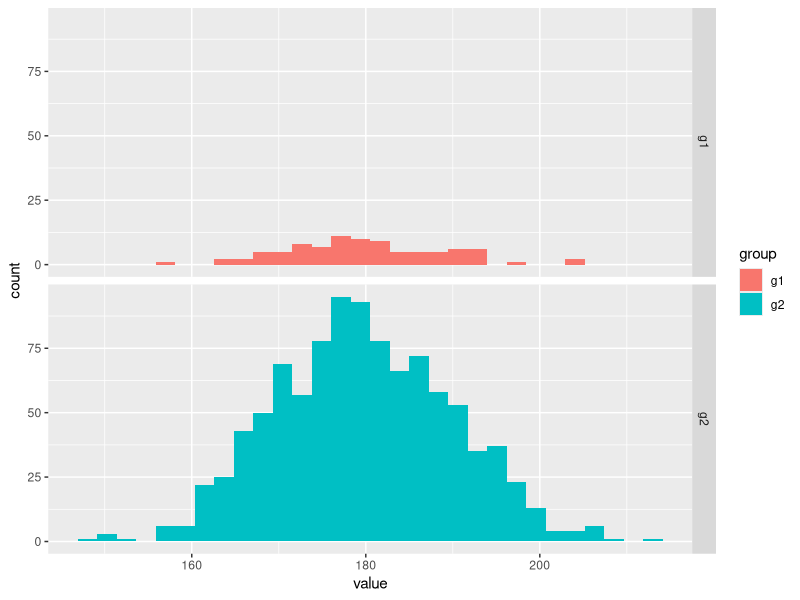
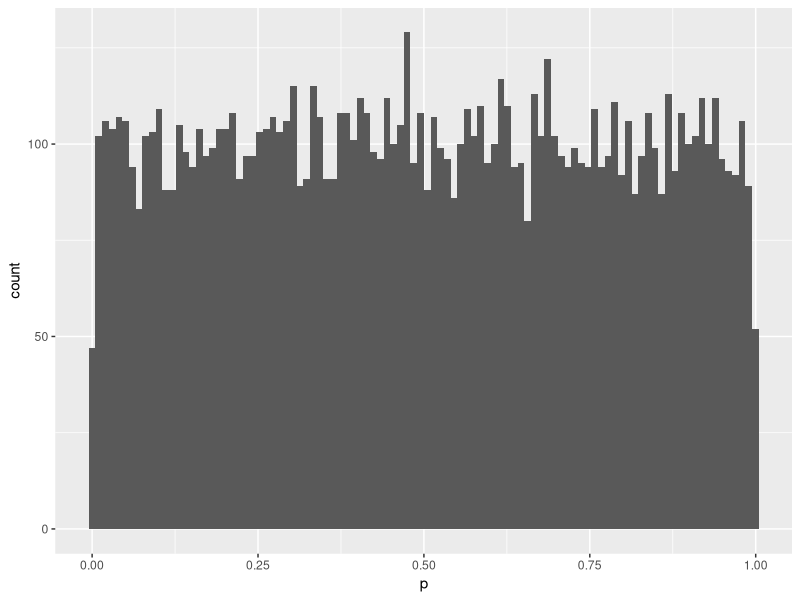
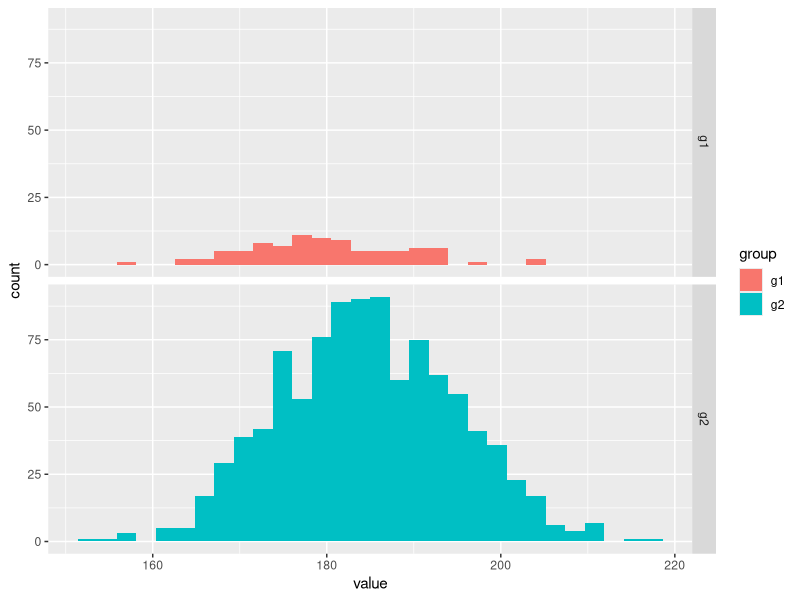
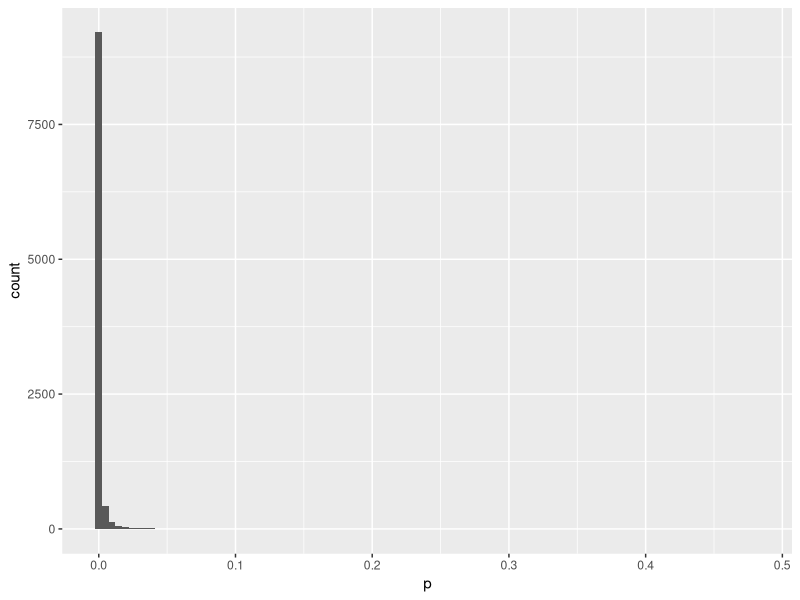
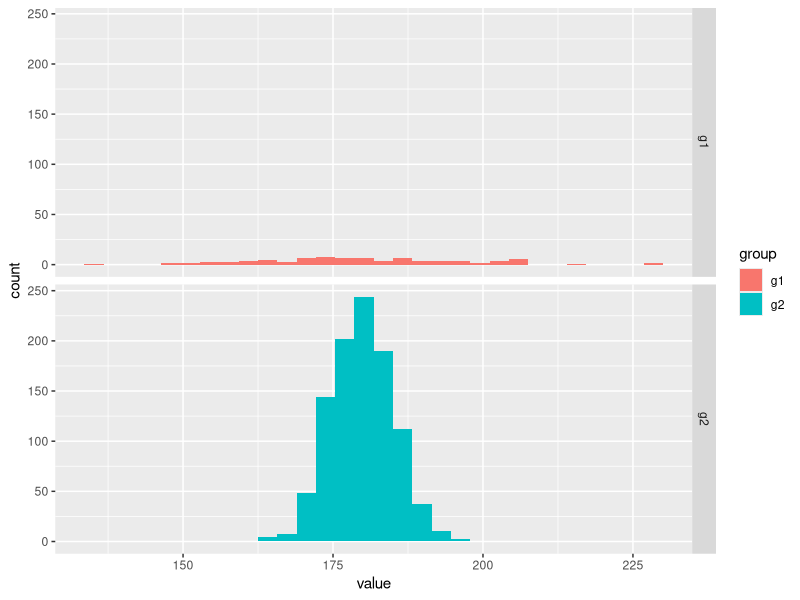
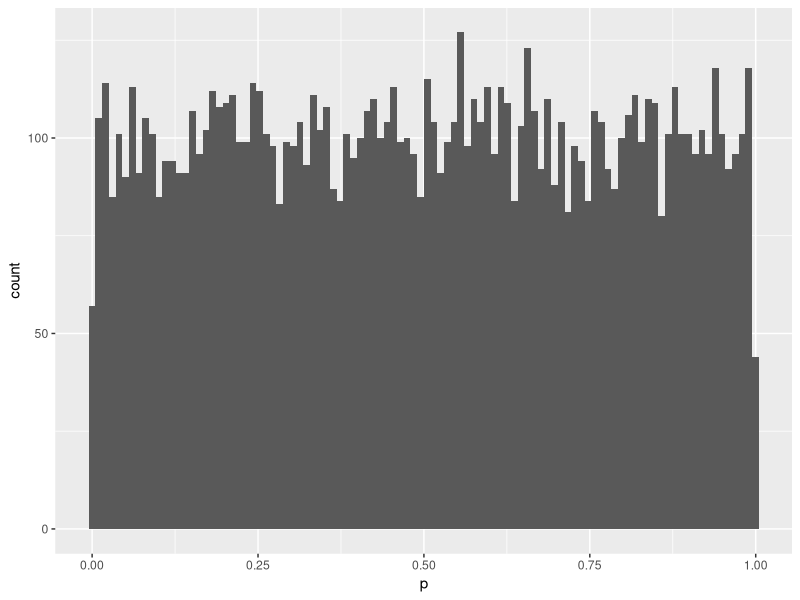
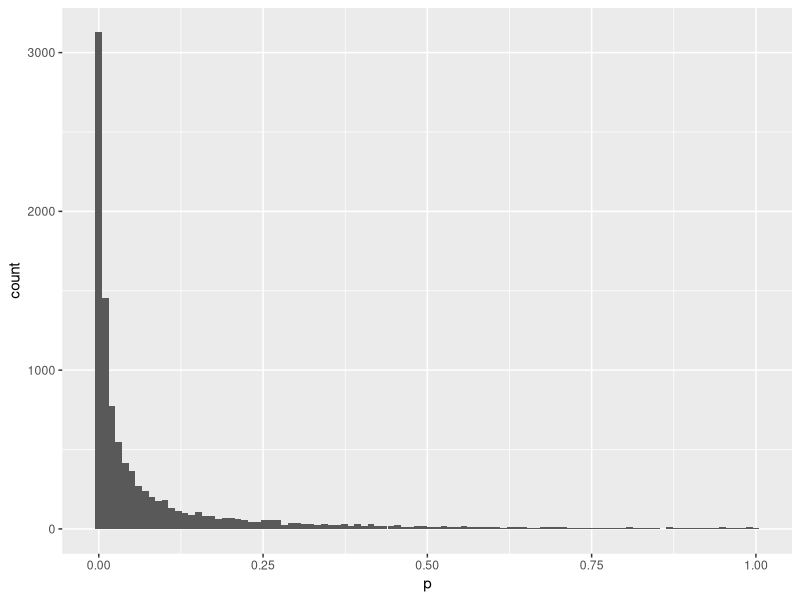
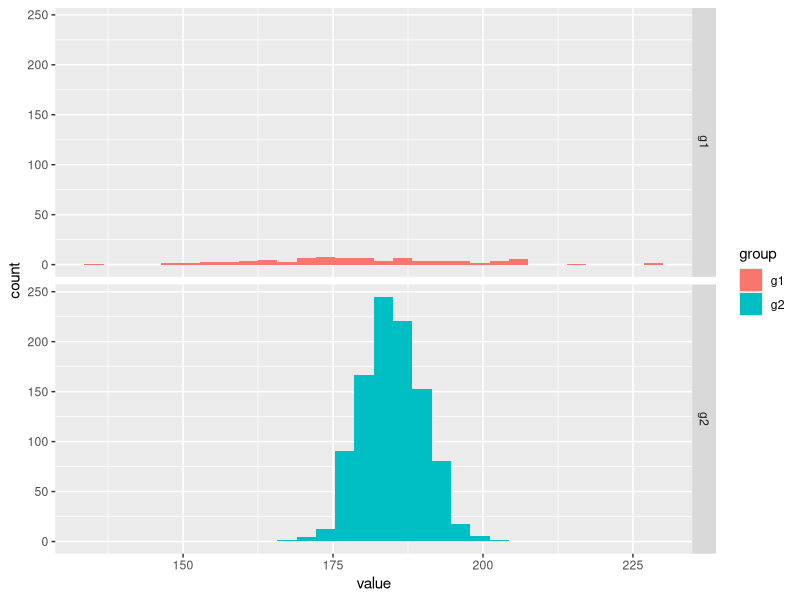

These figures' R source, in order: (Note: a time limit stopped this script after it produced the figures.)
## ---- chunk 1

library(tidyverse)

set.seed(0)

g1 <- data.frame(group = "g1", value = rnorm(n = 90,  mean = 180, sd = 10 ))
g2 <- data.frame(group = "g2", value = rnorm(n = 1000,  mean = 180, sd = 10 ))

x <- rbind(g1,g2)

t.test(formula = value ~ group, data = x)

t.test(x = g1$value, y=g2$value)

r <- t.test(x = g1$value, y=g2$value)
names(r)
r$p.value

ggplot(data = x, mapping = aes(x=value, fill=group)) + geom_histogram() + facet_grid(group ~.)

## ---- chunk 2
group_comparison_10ksim <- function(g1_mean, g1_sd, g2_mean, g2_sd, n = 10^4, test_method = t.test){
  set.seed(0)
  
  p_results <- vector('double', length = n)
  for (i in 1:n){
    g1 <- data.frame(group = "g1", value = rnorm(n = 90,  mean = g1_mean, sd = g1_sd ))
    g2 <- data.frame(group = "g2", value = rnorm(n = 1000,  mean = g2_mean, sd = g2_sd ))
    
    x <- rbind(g1,g2)
    
    result <- test_method(formula = value ~ group, data = x)
    p_results[[i]] <- result$p.value
  }
  result <- data.frame(p_results)
  names(result) <- 'p'
  return(result)
}
## ---- chunk 3

p_results_true <- group_comparison_10ksim(180, 10, 180, 10)

ggplot(p_results_true, aes(x = p)) + geom_histogram(bins = 100)

## ---- chunk 4
sum(p_results_true[p_results_true < 0.05])
## ---- chunk 5

library(tidyverse)

set.seed(0)

g1 <- data.frame(group = "g1", value = rnorm(n = 90,  mean = 180, sd = 10 ))
g2 <- data.frame(group = "g2", value = rnorm(n = 1000,  mean = 185, sd = 10 ))

x <- rbind(g1,g2)

t.test(x = g1$value, y=g2$value)

ggplot(data = x, mapping = aes(x=value, fill=group)) + geom_histogram() + facet_grid(group ~.)

## ---- chunk 6

library(tidyverse)

p_results_false = group_comparison_10ksim(180, 10, 185, 10)
ggplot(p_results_false, aes(x = p)) + geom_histogram(bins = 100)

## ---- chunk 7
sum(p_results_false[p_results_false > 0.05])
## ---- chunk 8

library(tidyverse)

set.seed(0)

g1 <- data.frame(group = "g1", value = rnorm(n = 90,   mean=180, sd=20))
g2 <- data.frame(group = "g2", value = rnorm(n = 1000, mean=180, sd=5))

x <- rbind(g1,g2)

t.test(x = g1$value, y=g2$value)

ggplot(data = x, mapping = aes(x=value, fill=group)) + geom_histogram() + facet_grid(group ~.)

## ---- chunk 9

library(tidyverse)


p_results_true_va = group_comparison_10ksim(180, 20, 180, 5)
ggplot(p_results_true_va, aes(x = p)) + geom_histogram(bins = 100)


## ---- chunk 10
sum(p_results_true_va[p_results_true_va < 0.05])
## ---- chunk 11

library(tidyverse)

p_results_false_va = group_comparison_10ksim(180, 20, 185, 5)
ggplot(p_results_false_va, aes(x = p)) + geom_histogram(bins = 100)

## ---- chunk 12
sum(p_results_false_va[p_results_false_va > 0.05])
## ---- chunk 13

library(tidyverse)

set.seed(0)

g1 <- data.frame(group = "g1", value = rnorm(n = 90,   mean=180, sd=20))
g2 <- data.frame(group = "g2", value = rnorm(n = 1000, mean=185, sd=5))

x <- rbind(g1,g2)

wilcox.test(x = g1$value, y = g2$value)

ggplot(data = x, mapping = aes(x=value, fill=group)) + geom_histogram() + facet_grid(group ~.)

## ---- chunk 14

library(tidyverse)
p_results_false_mw = group_comparison_10ksim(180, 20, 185, 5, test_method = wilcox.test)
ggplot(p_results_false_mw, aes(x = p)) + geom_histogram(bins = 100)

## ---- chunk 15
sum(p_results_false_mw[p_results_false_mw > 0.05])
## ---- chunk 16

library(tidyverse)

mammals <- read_csv(file = "../datasets/dataset.01.rsbl20150010supp1.csv")

## ---- chunk 17
mammals %>% group_by(chrMark) %>% summarise(n = n())

ggplot(mammals, aes(x = GC3, fill = chrMark)) + geom_histogram(bins = 100) + facet_grid(~Species)
## ---- chunk 18
mammals %>% 
  group_by(Species) %>% 
  summarise(
    meanX = mean(GC3[chrMark == 'X']),
    meanA = mean(GC3[chrMark == 'A']),
    p_value = t.test(x = GC3[chrMark == 'X'], y = GC3[chrMark == 'A'])$p.value)
## ---- chunk 19
mammals %>% 
  filter((Species == 'Human' | Species == 'Chimp') &  chrMark == 'A') %>% 
  summarise(
    mean_humans = mean(GC3[Species == 'Human']),
    mean_chimps = mean(GC3[Species == 'Chimp']),
    p_value = t.test(x = GC3[Species == 'Human'], y = GC3[Species == 'Chimp'])$p.value)
## ---- chunk 20
mammals %>% 
  filter((Species == 'Human' | Species == 'Gori') &  chrMark == 'A') %>% 
  summarise(
    mean_humans = mean(GC3[Species == 'Human']),
    mean_gori = mean(GC3[Species == 'Gori']),
    p_value = t.test(x = GC3[Species == 'Human'], y = GC3[Species == 'Gori'])$p.value)
